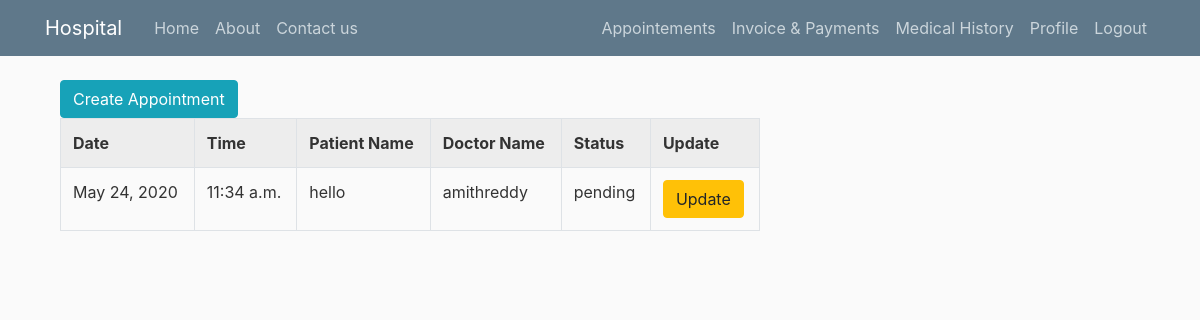
/accounts/receptionist/appointments/ (signed in), run on the app's committed database.
### accounts/models.py (models this page shows, shortened)
class Appointment(models.Model):
    patient_name = models.ForeignKey(User, related_name='patient_name',on_delete = models.CASCADE)
    consulting_doctor = models.ForeignKey(User,related_name='consulting_doctor',on_delete = models.CASCADE)
    status = models.CharField(max_length=15,choices = STATUS)
    date = models.DateField(auto_now_add = True)
    time = models.TimeField(auto_now_add = True)

### accounts/views.py (the view)
# urls.py: path('receptionist/appointments/',user_views.receptionist_appointments_list,name='receptionist-appointments'),
@login_required
def receptionist_appointments_list(request):
    appointments = Appointment.objects.all().order_by('-date','-time', '-id')
    return render(request,'accounts/reception_appointments.html',{'appointments':appointments})

### accounts/templates/accounts/reception_appointments.html
{% extends "accounts/base.html" %}
{% block content %}
    <div class="container">
        <a href="{% url 'receptionist-appointments-create' %}" class="btn btn-info">Create Appointment</a>
        <br />
        <table class="table table-striped table-bordered table-hover table-condensed">
            <tr>
                <th>Date</th>
                <th>Time</th>
                <th>Patient Name</th>
                <th>Doctor Name</th>
                <th>Status </th>
                <th>Update</th>
            </tr>
                {% for appointment in appointments %}
                    <tr>
                        <td>{{appointment.date}}</td>
                        <td>{{appointment.time}}</td>
                        <td>{{appointment.patient_name}}</td>
                        <td>{{appointment.consulting_doctor}}</td>
                        <td>{{appointment.status}} </td>
                        <td><a  href="{% url 'receptionist-appointments-update' appointment.pk %}" class="btn btn-warning">Update</a> </td>
                    </tr>
                {% endfor %}
        </table>
    </div>
{% endblock content %}

### accounts/static/accounts/styles.css (style rules this page uses)
body { background: #fafafa; color: #333333; margin-top: 5rem; }

### data on the page
Appointment: date "May 24, 2020", time "11:34 a.m.", patient_name "hello", consulting_doctor "amithreddy", status "pending"
